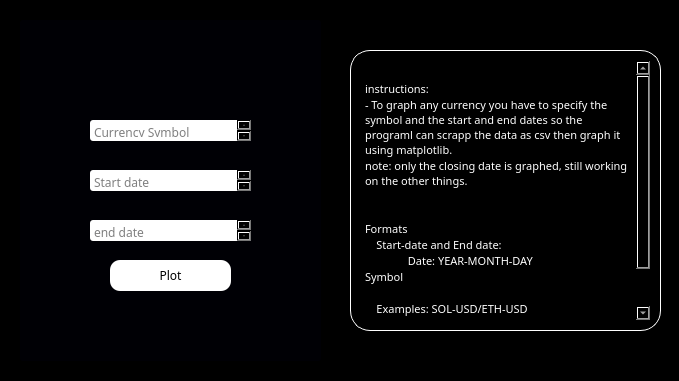
<?xml version="1.0" encoding="UTF-8"?>
<ui version="4.0">
 <class>GUI</class>
 <widget class="QMainWindow" name="GUI">
  <property name="windowModality">
   <enum>Qt::WindowModal</enum>
  </property>
  <property name="geometry">
   <rect>
    <x>0</x>
    <y>0</y>
    <width>679</width>
    <height>381</height>
   </rect>
  </property>
  <property name="mouseTracking">
   <bool>false</bool>
  </property>
  <property name="acceptDrops">
   <bool>false</bool>
  </property>
  <property name="windowTitle">
   <string>Currency analyzer</string>
  </property>
  <property name="windowOpacity">
   <double>1000.000000000000000</double>
  </property>
  <property name="styleSheet">
   <string notr="true">background: black; color:white; border-radius: 3px; font-family: sans-serif;</string>
  </property>
  <property name="tabShape">
   <enum>QTabWidget::Triangular</enum>
  </property>
  <property name="dockNestingEnabled">
   <bool>false</bool>
  </property>
  <property name="unifiedTitleAndToolBarOnMac">
   <bool>false</bool>
  </property>
  <widget class="QWidget" name="centralwidget">
   <property name="enabled">
    <bool>true</bool>
   </property>
   <property name="styleSheet">
    <string notr="true">background: black; color: white</string>
   </property>
   <widget class="QPushButton" name="PlotButton">
    <property name="geometry">
     <rect>
      <x>110</x>
      <y>260</y>
      <width>121</width>
      <height>31</height>
     </rect>
    </property>
    <property name="cursor">
     <cursorShape>PointingHandCursor</cursorShape>
    </property>
    <property name="focusPolicy">
     <enum>Qt::StrongFocus</enum>
    </property>
    <property name="toolTipDuration">
     <number>-2</number>
    </property>
    <property name="autoFillBackground">
     <bool>false</bool>
    </property>
    <property name="styleSheet">
     <string notr="true">background: white; color: black; border-radius: 10px; font-family: sans-serif;</string>
    </property>
    <property name="text">
     <string>Plot</string>
    </property>
   </widget>
   <widget class="QTextEdit" name="textEdit">
    <property name="geometry">
     <rect>
      <x>90</x>
      <y>120</y>
      <width>161</width>
      <height>21</height>
     </rect>
    </property>
    <property name="font">
     <font>
      <family>sans-serif</family>
     </font>
    </property>
    <property name="styleSheet">
     <string notr="true">background: white; color: black; border-radius: 3px; font-family: sans-serif;text-align:center;</string>
    </property>
    <property name="acceptRichText">
     <bool>true</bool>
    </property>
    <property name="placeholderText">
     <string notr="true">Currency Symbol</string>
    </property>
   </widget>
   <widget class="QTextEdit" name="textEdit_2">
    <property name="geometry">
     <rect>
      <x>90</x>
      <y>170</y>
      <width>161</width>
      <height>21</height>
     </rect>
    </property>
    <property name="styleSheet">
     <string notr="true">background: white; color: black; border-radius: 3px; font-family: sans-serif;</string>
    </property>
    <property name="frameShadow">
     <enum>QFrame::Raised</enum>
    </property>
    <property name="tabChangesFocus">
     <bool>true</bool>
    </property>
    <property name="placeholderText">
     <string>Start date</string>
    </property>
   </widget>
   <widget class="QTextEdit" name="textEdit_3">
    <property name="geometry">
     <rect>
      <x>90</x>
      <y>220</y>
      <width>161</width>
      <height>21</height>
     </rect>
    </property>
    <property name="styleSheet">
     <string notr="true">background: white; color: black; border-radius: 3px; font-family: sans-serif;</string>
    </property>
    <property name="placeholderText">
     <string>end date</string>
    </property>
   </widget>
   <widget class="QTextBrowser" name="textBrowser_2">
    <property name="geometry">
     <rect>
      <x>350</x>
      <y>50</y>
      <width>311</width>
      <height>281</height>
     </rect>
    </property>
    <property name="styleSheet">
     <string notr="true">border: 1px solid white; border-radius: 20px;padding:10</string>
    </property>
    <property name="html">
     <string>&lt;!DOCTYPE HTML PUBLIC &quot;-//W3C//DTD HTML 4.0//EN&quot; &quot;http://www.w3.org/TR/REC-html40/strict.dtd&quot;&gt;
&lt;html&gt;&lt;head&gt;&lt;meta name=&quot;qrichtext&quot; content=&quot;1&quot; /&gt;&lt;style type=&quot;text/css&quot;&gt;
p, li { white-space: pre-wrap; }
&lt;/style&gt;&lt;/head&gt;&lt;body style=&quot; font-family:'sans-serif'; font-size:8.25pt; font-weight:400; font-style:normal;&quot;&gt;
&lt;p style=&quot;-qt-paragraph-type:empty; margin-top:0px; margin-bottom:0px; margin-left:0px; margin-right:0px; -qt-block-indent:0; text-indent:0px;&quot;&gt;&lt;br /&gt;&lt;/p&gt;
&lt;p style=&quot; margin-top:0px; margin-bottom:0px; margin-left:0px; margin-right:0px; -qt-block-indent:0; text-indent:0px;&quot;&gt;instructions:&lt;/p&gt;
&lt;p style=&quot; margin-top:0px; margin-bottom:0px; margin-left:0px; margin-right:0px; -qt-block-indent:0; text-indent:0px;&quot;&gt;- To graph any currency you have to specify the symbol and the start and end dates so the programl can scrapp the data as csv then graph it using matplotlib.&lt;/p&gt;
&lt;p style=&quot; margin-top:0px; margin-bottom:0px; margin-left:0px; margin-right:0px; -qt-block-indent:0; text-indent:0px;&quot;&gt;note: only the closing date is graphed, still working on the other things.&lt;/p&gt;
&lt;p style=&quot;-qt-paragraph-type:empty; margin-top:0px; margin-bottom:0px; margin-left:0px; margin-right:0px; -qt-block-indent:0; text-indent:0px;&quot;&gt;&lt;br /&gt;&lt;/p&gt;
&lt;p style=&quot;-qt-paragraph-type:empty; margin-top:0px; margin-bottom:0px; margin-left:0px; margin-right:0px; -qt-block-indent:0; text-indent:0px;&quot;&gt;&lt;br /&gt;&lt;/p&gt;
&lt;p style=&quot; margin-top:0px; margin-bottom:0px; margin-left:0px; margin-right:0px; -qt-block-indent:0; text-indent:0px;&quot;&gt;Formats&lt;/p&gt;
&lt;p style=&quot; margin-top:0px; margin-bottom:0px; margin-left:0px; margin-right:0px; -qt-block-indent:0; text-indent:0px;&quot;&gt;    Start-date and End date:&lt;/p&gt;
&lt;p style=&quot; margin-top:0px; margin-bottom:0px; margin-left:0px; margin-right:0px; -qt-block-indent:0; text-indent:0px;&quot;&gt;               Date: YEAR-MONTH-DAY&lt;/p&gt;
&lt;p style=&quot; margin-top:0px; margin-bottom:0px; margin-left:0px; margin-right:0px; -qt-block-indent:0; text-indent:0px;&quot;&gt;Symbol&lt;/p&gt;
&lt;p style=&quot;-qt-paragraph-type:empty; margin-top:0px; margin-bottom:0px; margin-left:0px; margin-right:0px; -qt-block-indent:0; text-indent:0px;&quot;&gt;&lt;br /&gt;&lt;/p&gt;
&lt;p style=&quot; margin-top:0px; margin-bottom:0px; margin-left:0px; margin-right:0px; -qt-block-indent:0; text-indent:0px;&quot;&gt;    Examples: SOL-USD/ETH-USD&lt;/p&gt;
&lt;p style=&quot;-qt-paragraph-type:empty; margin-top:0px; margin-bottom:0px; margin-left:0px; margin-right:0px; -qt-block-indent:0; text-indent:0px;&quot;&gt;&lt;br /&gt;&lt;/p&gt;
&lt;p style=&quot;-qt-paragraph-type:empty; margin-top:0px; margin-bottom:0px; margin-left:0px; margin-right:0px; -qt-block-indent:0; text-indent:0px;&quot;&gt;&lt;br /&gt;&lt;/p&gt;
&lt;p style=&quot;-qt-paragraph-type:empty; margin-top:0px; margin-bottom:0px; margin-left:0px; margin-right:0px; -qt-block-indent:0; text-indent:0px;&quot;&gt;&lt;br /&gt;&lt;/p&gt;&lt;/body&gt;&lt;/html&gt;</string>
    </property>
   </widget>
   <widget class="QFrame" name="frame">
    <property name="geometry">
     <rect>
      <x>20</x>
      <y>20</y>
      <width>301</width>
      <height>341</height>
     </rect>
    </property>
    <property name="styleSheet">
     <string notr="true">background: rgb(0, 0, 5); border-radius:3px;</string>
    </property>
    <property name="frameShape">
     <enum>QFrame::StyledPanel</enum>
    </property>
    <property name="frameShadow">
     <enum>QFrame::Raised</enum>
    </property>
   </widget>
   <zorder>frame</zorder>
   <zorder>PlotButton</zorder>
   <zorder>textEdit</zorder>
   <zorder>textEdit_2</zorder>
   <zorder>textEdit_3</zorder>
   <zorder>textBrowser_2</zorder>
  </widget>
 </widget>
 <resources/>
 <connections/>
</ui>
